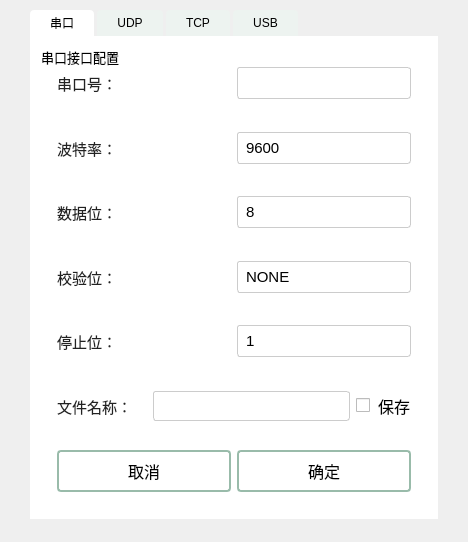
<?xml version="1.0" encoding="UTF-8"?>
<ui version="4.0">
 <class>SerialConfigDialog</class>
 <widget class="QDialog" name="SerialConfigDialog">
  <property name="geometry">
   <rect>
    <x>0</x>
    <y>0</y>
    <width>468</width>
    <height>542</height>
   </rect>
  </property>
  <property name="windowTitle">
   <string>通信接口</string>
  </property>
  <property name="styleSheet">
   <string notr="true">/* 全局窗口：柔和青绿从上到下渐变，不刺眼 */
QDialog {
    background: qlineargradient(x1:0, y1:0, x2:0, y2:1,
        stop:0 #f8fffc,
        stop:1 #edf9f4);
}

/* Tab标签栏 保持干净 */
QDialog QTabWidget::pane {
    background-color: #ffffff;
    border: none;
}
QDialog QTabBar::tab {
    background: #edf3f0;
    padding: 6px 20px;
    margin-right:3px;
    border-top-left-radius:4px;
    border-top-right-radius:4px;
}
QDialog QTabBar::tab:selected {
    background-color:#ffffff;
}

/* 分组框 */
QDialog QGroupBox {
    border:none;
    background:transparent;
    font-size:10pt;
}

/* 保留你原本不变的标签样式 */
QDialog QLabel {
    color: #222222;
    font-size: 11pt;
    min-width: 90px;
}

/* 保留你原本不变的下拉框样式 */
QDialog QComboBox {
    border: 1px solid #cccccc;
    border-radius: 3px;
    padding: 4px 8px;
    background: white;
    min-height: 22px;
    font-size: 11pt;
}
QDialog QComboBox::drop-down {
    border: none;
}
/* 下拉展开选中项 改成青绿高亮 */
QDialog QComboBox QAbstractItemView {
    border: 1px solid #cccccc;
    selection-background-color: #d7f3e8;
    selection-color:#222222;
}

/* 单行输入框 同下拉框风格 */
QDialog QLineEdit {
    border: 1px solid #cccccc;
    border-radius: 3px;
    padding:4px 6px;
    background:white;
    font-size:11pt;
}

/* 保存复选框 放大青绿风格 */
QDialog QCheckBox {
    font-size:12pt;
    spacing:8px;
}

/* 按钮 边框清晰醒目 */
QDialog QPushButton {
    min-width:130px;
    min-height:38px;
    font-size:12pt;
    border-radius:4px;
    border:1.6px solid #99bbaa;
}
QDialog QPushButton:first-of-type {
    background:#f0f7f4;
    color:#333;
}
/* 确定主按钮 加深青绿突出 */
QDialog QPushButton:last-of-type {
    background:#ccecdc;
    border-color:#77bb99;
    color:#114433;
}</string>
  </property>
  <widget class="QTabWidget" name="tabWidget">
   <property name="geometry">
    <rect>
     <x>30</x>
     <y>10</y>
     <width>408</width>
     <height>509</height>
    </rect>
   </property>
   <property name="currentIndex">
    <number>0</number>
   </property>
   <widget class="QWidget" name="tab_3">
    <attribute name="title">
     <string notr="true">串口</string>
    </attribute>
    <layout class="QHBoxLayout" name="horizontalLayout">
     <item>
      <widget class="QGroupBox" name="groupBox">
       <property name="styleSheet">
        <string notr="true"/>
       </property>
       <property name="title">
        <string>串口接口配置</string>
       </property>
       <layout class="QVBoxLayout" name="verticalLayout_3">
        <item>
         <widget class="QGroupBox" name="groupBox_2">
          <property name="title">
           <string/>
          </property>
          <layout class="QHBoxLayout" name="horizontalLayout_2">
           <item>
            <widget class="QLabel" name="label">
             <property name="text">
              <string>串口号：</string>
             </property>
            </widget>
           </item>
           <item>
            <widget class="QComboBox" name="comboBox"/>
           </item>
          </layout>
         </widget>
        </item>
        <item>
         <widget class="QGroupBox" name="groupBox_3">
          <property name="title">
           <string/>
          </property>
          <layout class="QHBoxLayout" name="horizontalLayout_3">
           <item>
            <widget class="QLabel" name="label_2">
             <property name="text">
              <string>波特率：</string>
             </property>
            </widget>
           </item>
           <item>
            <widget class="QComboBox" name="comboBox_2">
             <item>
              <property name="text">
               <string>9600</string>
              </property>
             </item>
             <item>
              <property name="text">
               <string>38400</string>
              </property>
             </item>
             <item>
              <property name="text">
               <string>57600</string>
              </property>
             </item>
             <item>
              <property name="text">
               <string>115200</string>
              </property>
             </item>
             <item>
              <property name="text">
               <string>230400</string>
              </property>
             </item>
             <item>
              <property name="text">
               <string>460800</string>
              </property>
             </item>
             <item>
              <property name="text">
               <string>921600</string>
              </property>
             </item>
            </widget>
           </item>
          </layout>
         </widget>
        </item>
        <item>
         <widget class="QGroupBox" name="groupBox_4">
          <property name="title">
           <string/>
          </property>
          <layout class="QHBoxLayout" name="horizontalLayout_4">
           <item>
            <widget class="QLabel" name="label_3">
             <property name="text">
              <string>数据位：</string>
             </property>
            </widget>
           </item>
           <item>
            <widget class="QComboBox" name="comboBox_3">
             <item>
              <property name="text">
               <string>8</string>
              </property>
             </item>
             <item>
              <property name="text">
               <string>7</string>
              </property>
             </item>
             <item>
              <property name="text">
               <string>6</string>
              </property>
             </item>
             <item>
              <property name="text">
               <string>5</string>
              </property>
             </item>
            </widget>
           </item>
          </layout>
         </widget>
        </item>
        <item>
         <widget class="QGroupBox" name="groupBox_5">
          <property name="title">
           <string/>
          </property>
          <layout class="QHBoxLayout" name="horizontalLayout_5">
           <item>
            <widget class="QLabel" name="label_4">
             <property name="text">
              <string>校验位：</string>
             </property>
            </widget>
           </item>
           <item>
            <widget class="QComboBox" name="comboBox_4">
             <item>
              <property name="text">
               <string>NONE</string>
              </property>
             </item>
             <item>
              <property name="text">
               <string>ODD</string>
              </property>
             </item>
             <item>
              <property name="text">
               <string>EVEN</string>
              </property>
             </item>
             <item>
              <property name="text">
               <string>SPACE</string>
              </property>
             </item>
            </widget>
           </item>
          </layout>
         </widget>
        </item>
        <item>
         <widget class="QGroupBox" name="groupBox_7">
          <property name="title">
           <string/>
          </property>
          <layout class="QHBoxLayout" name="horizontalLayout_6">
           <item>
            <widget class="QLabel" name="label_6">
             <property name="text">
              <string>停止位：</string>
             </property>
            </widget>
           </item>
           <item>
            <widget class="QComboBox" name="comboBox_6">
             <item>
              <property name="text">
               <string>1</string>
              </property>
             </item>
             <item>
              <property name="text">
               <string>1.5</string>
              </property>
             </item>
             <item>
              <property name="text">
               <string>2</string>
              </property>
             </item>
            </widget>
           </item>
          </layout>
         </widget>
        </item>
        <item>
         <widget class="QGroupBox" name="groupBox_6">
          <property name="title">
           <string/>
          </property>
          <layout class="QHBoxLayout" name="horizontalLayout_7">
           <item>
            <widget class="QLabel" name="label_5">
             <property name="text">
              <string>文件名称：</string>
             </property>
            </widget>
           </item>
           <item>
            <widget class="QLineEdit" name="lineEdit"/>
           </item>
           <item>
            <widget class="QCheckBox" name="checkBox">
             <property name="text">
              <string>保存</string>
             </property>
            </widget>
           </item>
          </layout>
         </widget>
        </item>
        <item>
         <widget class="QGroupBox" name="groupBox_8">
          <property name="title">
           <string/>
          </property>
          <layout class="QHBoxLayout" name="horizontalLayout_8">
           <item>
            <widget class="QPushButton" name="pushButton">
             <property name="text">
              <string>取消</string>
             </property>
            </widget>
           </item>
           <item>
            <widget class="QPushButton" name="pushButton_2">
             <property name="text">
              <string>确定</string>
             </property>
            </widget>
           </item>
          </layout>
         </widget>
        </item>
       </layout>
      </widget>
     </item>
    </layout>
   </widget>
   <widget class="QWidget" name="tab_5">
    <attribute name="title">
     <string notr="true">UDP</string>
    </attribute>
   </widget>
   <widget class="QWidget" name="tab_4">
    <attribute name="title">
     <string notr="true">TCP</string>
    </attribute>
   </widget>
   <widget class="QWidget" name="tab_6">
    <attribute name="title">
     <string notr="true">USB</string>
    </attribute>
   </widget>
  </widget>
 </widget>
 <resources/>
 <connections/>
</ui>
